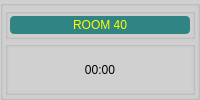
    <widget class="QGroupBox" name="groupBoxRM_40">
     <property name="styleSheet">
      <string notr="true">background-color: rgb(208, 208, 208);</string>
     </property>
     <property name="title">
      <string/>
     </property>
     <layout class="QVBoxLayout" name="verticalLayout_130">
      <property name="spacing">
       <number>2</number>
      </property>
      <property name="margin">
       <number>2</number>
      </property>
      <item>
       <widget class="QGroupBox" name="groupBox_82">
        <property name="sizePolicy">
         <sizepolicy hsizetype="Preferred" vsizetype="Preferred">
          <horstretch>0</horstretch>
          <verstretch>1</verstretch>
         </sizepolicy>
        </property>
        <property name="title">
         <string/>
        </property>
        <layout class="QVBoxLayout" name="verticalLayout_131">
         <property name="spacing">
          <number>2</number>
         </property>
         <property name="margin">
          <number>2</number>
         </property>
         <item>
          <widget class="QLabel" name="label_41">
           <property name="styleSheet">
            <string notr="true">background-color: rgb(48, 132, 132);
color: rgb(255, 255, 0);
border-radius: 4px;
font: 12pt &quot;Alef&quot;;</string>
           </property>
           <property name="text">
            <string>ROOM 40</string>
           </property>
           <property name="alignment">
            <set>Qt::AlignCenter</set>
           </property>
          </widget>
         </item>
        </layout>
       </widget>
      </item>
      <item>
       <widget class="QGroupBox" name="box40">
        <property name="sizePolicy">
         <sizepolicy hsizetype="Preferred" vsizetype="Preferred">
          <horstretch>0</horstretch>
          <verstretch>3</verstretch>
         </sizepolicy>
        </property>
        <property name="font">
         <font>
          <pointsize>15</pointsize>
         </font>
        </property>
        <property name="title">
         <string/>
        </property>
        <property name="alignment">
         <set>Qt::AlignCenter</set>
        </property>
        <layout class="QVBoxLayout" name="verticalLayout_49">
         <property name="spacing">
          <number>2</number>
         </property>
         <property name="margin">
          <number>2</number>
         </property>
         <item>
          <widget class="QLabel" name="label40">
           <property name="sizePolicy">
            <sizepolicy hsizetype="Preferred" vsizetype="Preferred">
             <horstretch>0</horstretch>
             <verstretch>4</verstretch>
            </sizepolicy>
           </property>
           <property name="styleSheet">
            <string notr="true">font: 26pt &quot;MS Shell Dlg 2&quot;;</string>
           </property>
           <property name="text">
            <string>00:00</string>
           </property>
           <property name="alignment">
            <set>Qt::AlignCenter</set>
           </property>
          </widget>
         </item>
        </layout>
       </widget>
      </item>
     </layout>
    </widget>
